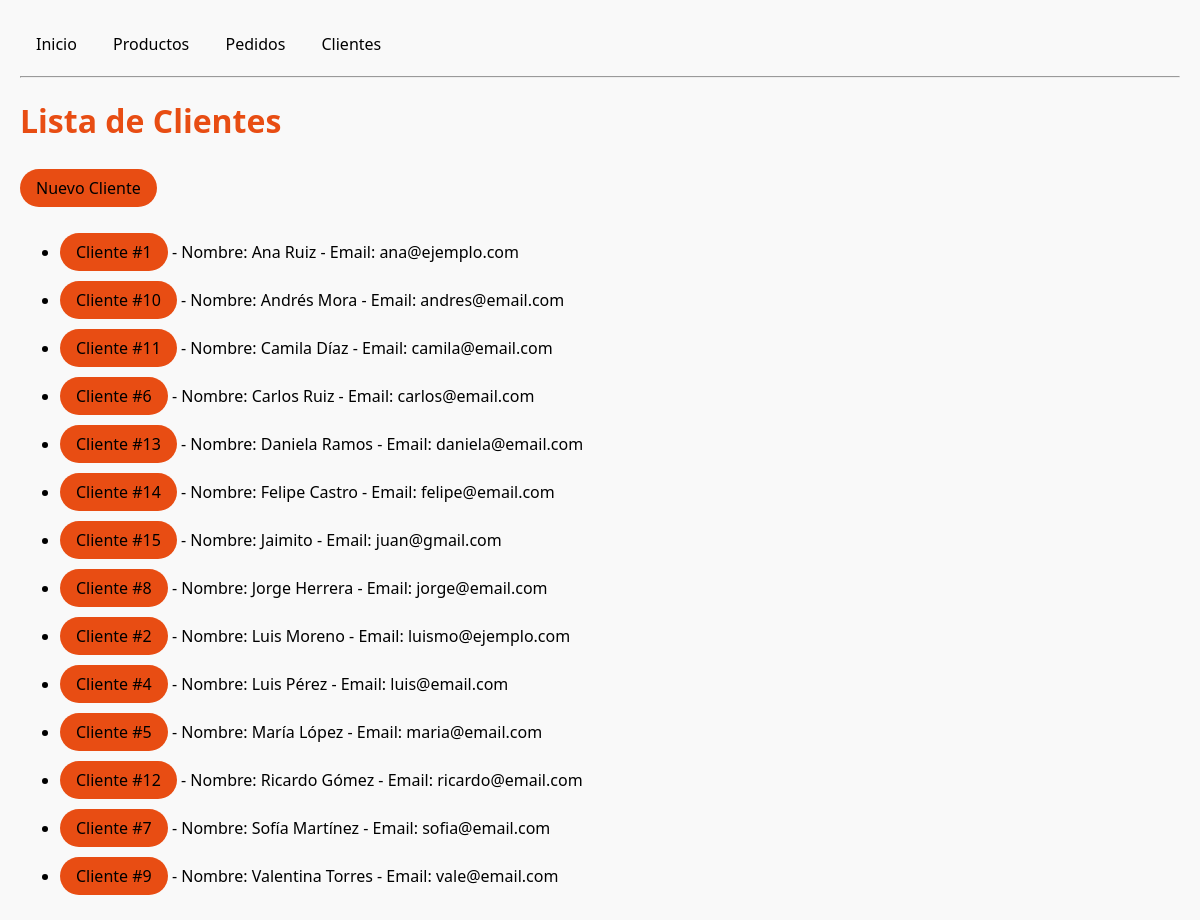
/clientes/, run on an earlier commit of the app's database.
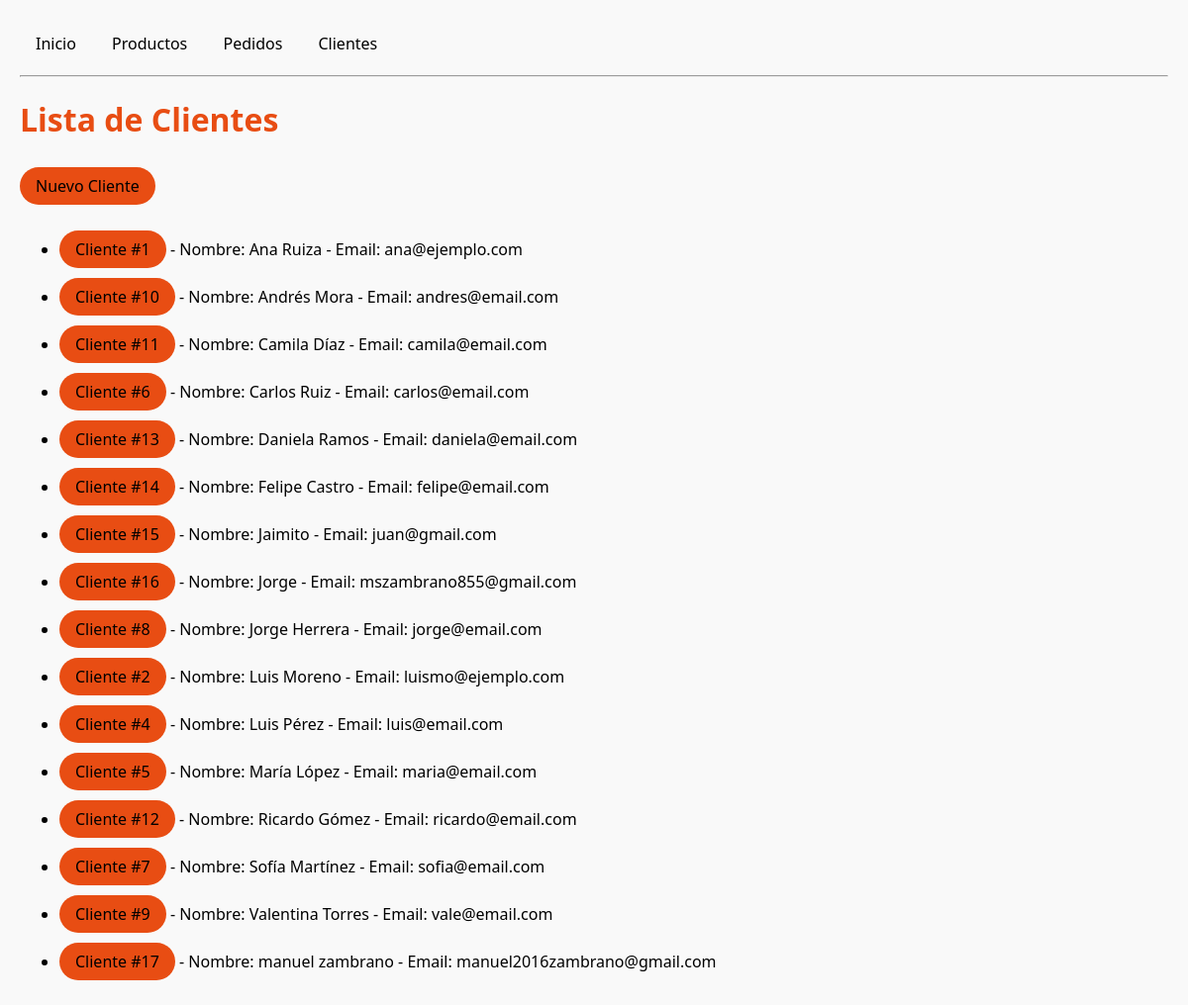
And on a later commit of the database.
### tienda/models.py (models this page shows, shortened)
class Cliente(models.Model):
    nombre = models.CharField(max_length=100)
    email = models.EmailField(unique=True)
    fecha_regitro = models.DateTimeField(auto_now_add=True)
    activo = models.BooleanField(default=True)

### tienda/views.py (the view)
# urls.py: path("clientes/", views.lista_clientes, name="lista_clientes"),
def lista_clientes(request):
    clientes = Cliente.objects.all().order_by("nombre")
    return render(request, "tienda/lista_clientes.html", {"clientes": clientes})

### tienda/templates/tienda/lista_clientes.html (shortened to what this page needs)
{% extends 'tienda/base.html' %}
{% block content %}
    <h1>Lista de Clientes</h1>
    <p>
        <a href="{% url 'tienda:crear_cliente' %}" class="btn primary"> Nuevo Cliente </a>
    </p>
    <ul>
        {% for c in clientes %}
            <li>
                <a href="{% url 'tienda:detalle_cliente' c.pk %}" class="btn primary">
                    Cliente #{{ c.pk }}
                </a>
                - Nombre: {{c.nombre}}
                - Email: {{c.email}}
            </li>
            {%empty%}
                <li>No hay clientes disponibles</li>
        {% endfor %}
    </ul>
{% endblock %}

What changed in the data, as far as the page shows it:
changed Cliente "ana@ejemplo.com": nombre "Ana Ruiz" → "Ana Ruiza"
added Cliente: pk "16", nombre "Jorge", email "mszambrano855@gmail.com"
added Cliente: pk "17", nombre "manuel zambrano", email "manuel2016zambrano@gmail.com"
